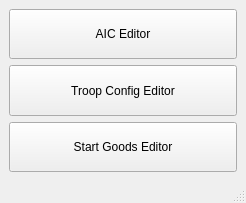
<?xml version="1.0" encoding="UTF-8"?>
<ui version="4.0">
 <class>MainWindow</class>
 <widget class="QMainWindow" name="MainWindow">
  <property name="geometry">
   <rect>
    <x>0</x>
    <y>0</y>
    <width>246</width>
    <height>203</height>
   </rect>
  </property>
  <property name="windowTitle">
   <string>UCPRE Launcher</string>
  </property>
  <property name="windowIcon">
   <iconset resource="rsrc.qrc">
    <normaloff>:/icon/spear.ico</normaloff>:/icon/spear.ico</iconset>
  </property>
  <widget class="QWidget" name="centralwidget">
   <layout class="QVBoxLayout" name="verticalLayout">
    <item>
     <widget class="QPushButton" name="aic">
      <property name="sizePolicy">
       <sizepolicy hsizetype="Minimum" vsizetype="Preferred">
        <horstretch>0</horstretch>
        <verstretch>0</verstretch>
       </sizepolicy>
      </property>
      <property name="text">
       <string>AIC Editor</string>
      </property>
      <property name="icon">
       <iconset resource="rsrc.qrc">
        <normaloff>:/icon/armourer_sketch.ico</normaloff>:/icon/armourer_sketch.ico</iconset>
      </property>
      <property name="iconSize">
       <size>
        <width>36</width>
        <height>36</height>
       </size>
      </property>
     </widget>
    </item>
    <item>
     <widget class="QPushButton" name="trp">
      <property name="sizePolicy">
       <sizepolicy hsizetype="Minimum" vsizetype="Preferred">
        <horstretch>0</horstretch>
        <verstretch>0</verstretch>
       </sizepolicy>
      </property>
      <property name="text">
       <string>Troop Config Editor</string>
      </property>
      <property name="icon">
       <iconset resource="rsrc.qrc">
        <normaloff>:/icon/army_sketch.ico</normaloff>:/icon/army_sketch.ico</iconset>
      </property>
      <property name="iconSize">
       <size>
        <width>36</width>
        <height>36</height>
       </size>
      </property>
     </widget>
    </item>
    <item>
     <widget class="QPushButton" name="stg">
      <property name="sizePolicy">
       <sizepolicy hsizetype="Minimum" vsizetype="Preferred">
        <horstretch>0</horstretch>
        <verstretch>0</verstretch>
       </sizepolicy>
      </property>
      <property name="text">
       <string>Start Goods Editor</string>
      </property>
      <property name="icon">
       <iconset resource="rsrc.qrc">
        <normaloff>:/icon/spear.ico</normaloff>:/icon/spear.ico</iconset>
      </property>
      <property name="iconSize">
       <size>
        <width>36</width>
        <height>36</height>
       </size>
      </property>
     </widget>
    </item>
   </layout>
  </widget>
  <widget class="QMenuBar" name="menubar">
   <property name="geometry">
    <rect>
     <x>0</x>
     <y>0</y>
     <width>246</width>
     <height>21</height>
    </rect>
   </property>
  </widget>
  <widget class="QStatusBar" name="statusbar"/>
 </widget>
 <resources>
  <include location="rsrc.qrc"/>
 </resources>
 <connections/>
</ui>
